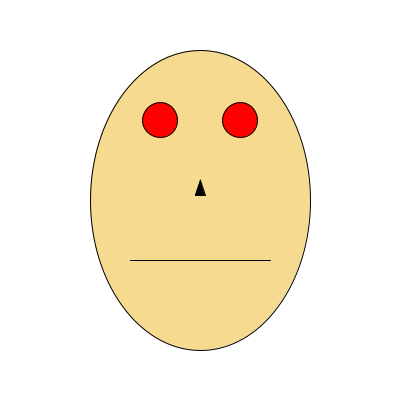
Frame 1 (no input)
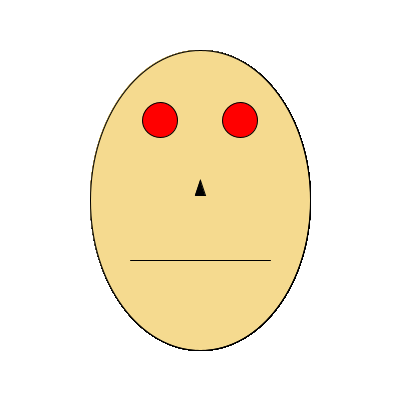
Frame 60 (the mouse pressed at the canvas centre just before this capture)
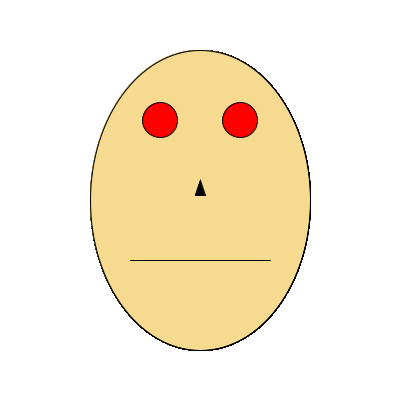
Frame 120 (the mouse held since frame 60 and released just before this capture)

The Processing sketch that drew these frames (run headless with seeded random() and noise(); from frame 60 on, the mouse is pressed at the canvas centre):

// Processing sketch: Face
// ── Face.pde
void setup () {
  size (400,400);
  background (255);
}

void draw () {
  fill(#F5DA8F);
  ellipse(200,200,220,300);
  line(130,260,270,260);
  fill(255,0,0);
  ellipse(160,120,35,35);
  ellipse(240,120,35,35);
  fill(0);
  triangle(200,180,205,195,195,195);
}
